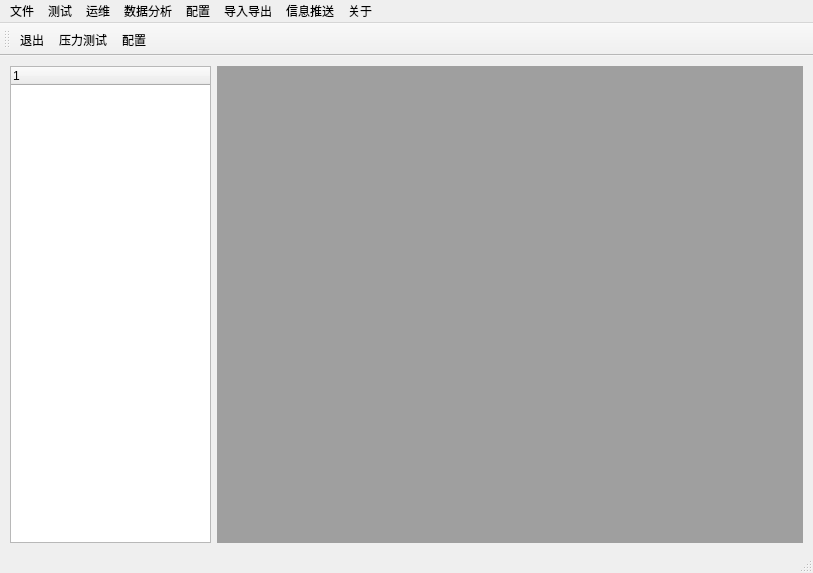
<?xml version="1.0" encoding="UTF-8"?>
<ui version="4.0">
 <class>main</class>
 <widget class="QMainWindow" name="main">
  <property name="geometry">
   <rect>
    <x>0</x>
    <y>0</y>
    <width>813</width>
    <height>573</height>
   </rect>
  </property>
  <property name="windowTitle">
   <string>黑羽数据管理</string>
  </property>
  <widget class="QWidget" name="centralwidget">
   <widget class="QTreeWidget" name="treeWidget">
    <property name="geometry">
     <rect>
      <x>10</x>
      <y>10</y>
      <width>201</width>
      <height>477</height>
     </rect>
    </property>
    <column>
     <property name="text">
      <string>1</string>
     </property>
    </column>
   </widget>
   <widget class="QMdiArea" name="mdiArea">
    <property name="enabled">
     <bool>true</bool>
    </property>
    <property name="geometry">
     <rect>
      <x>217</x>
      <y>10</y>
      <width>586</width>
      <height>477</height>
     </rect>
    </property>
    <widget class="QWidget" name="subwindow">
     <property name="windowTitle">
      <string>子窗口</string>
     </property>
     <layout class="QVBoxLayout" name="verticalLayout_2">
      <item>
       <layout class="QVBoxLayout" name="verticalLayout">
        <item>
         <layout class="QHBoxLayout" name="horizontalLayout">
          <item>
           <widget class="QPushButton" name="buttonTestLink">
            <property name="text">
             <string>测试连接</string>
            </property>
           </widget>
          </item>
          <item>
           <widget class="QPushButton" name="buttonTestDB">
            <property name="text">
             <string>测试数据库</string>
            </property>
           </widget>
          </item>
         </layout>
        </item>
        <item>
         <widget class="QTableWidget" name="tableConfig">
          <row>
           <property name="text">
            <string>1</string>
           </property>
          </row>
          <row>
           <property name="text">
            <string>2</string>
           </property>
          </row>
          <row>
           <property name="text">
            <string>3</string>
           </property>
          </row>
          <row>
           <property name="text">
            <string>4</string>
           </property>
          </row>
          <row>
           <property name="text">
            <string>5</string>
           </property>
          </row>
          <row>
           <property name="text">
            <string>6</string>
           </property>
          </row>
          <column>
           <property name="text">
            <string>参数名</string>
           </property>
          </column>
          <column>
           <property name="text">
            <string>参数值</string>
           </property>
          </column>
          <item row="0" column="0">
           <property name="text">
            <string>web服务地址</string>
           </property>
          </item>
          <item row="1" column="0">
           <property name="text">
            <string>web服务端口</string>
           </property>
          </item>
          <item row="2" column="0">
           <property name="text">
            <string>数据库服务地址</string>
           </property>
          </item>
          <item row="3" column="0">
           <property name="text">
            <string>数据库服务端口</string>
           </property>
          </item>
          <item row="4" column="0">
           <property name="text">
            <string>数据库连接账号</string>
           </property>
          </item>
          <item row="5" column="0">
           <property name="text">
            <string>数据库连接密码</string>
           </property>
          </item>
         </widget>
        </item>
        <item>
         <widget class="QPlainTextEdit" name="plainTextEdit"/>
        </item>
       </layout>
      </item>
     </layout>
    </widget>
   </widget>
  </widget>
  <widget class="QMenuBar" name="menubar">
   <property name="geometry">
    <rect>
     <x>0</x>
     <y>0</y>
     <width>813</width>
     <height>22</height>
    </rect>
   </property>
   <widget class="QMenu" name="menu">
    <property name="title">
     <string>文件</string>
    </property>
   </widget>
   <widget class="QMenu" name="menu_2">
    <property name="title">
     <string>测试</string>
    </property>
    <addaction name="actionStressTest"/>
   </widget>
   <widget class="QMenu" name="menu_3">
    <property name="title">
     <string>关于</string>
    </property>
    <addaction name="actionVersion"/>
    <addaction name="actionExit"/>
   </widget>
   <widget class="QMenu" name="menu_4">
    <property name="title">
     <string>运维</string>
    </property>
   </widget>
   <widget class="QMenu" name="menu_5">
    <property name="title">
     <string>数据分析</string>
    </property>
   </widget>
   <widget class="QMenu" name="menu_6">
    <property name="title">
     <string>配置</string>
    </property>
    <addaction name="actionCfg"/>
   </widget>
   <widget class="QMenu" name="menu_7">
    <property name="title">
     <string>导入导出</string>
    </property>
   </widget>
   <widget class="QMenu" name="menu_8">
    <property name="title">
     <string>信息推送</string>
    </property>
   </widget>
   <addaction name="menu"/>
   <addaction name="menu_2"/>
   <addaction name="menu_4"/>
   <addaction name="menu_5"/>
   <addaction name="menu_6"/>
   <addaction name="menu_7"/>
   <addaction name="menu_8"/>
   <addaction name="menu_3"/>
  </widget>
  <widget class="QStatusBar" name="statusbar"/>
  <widget class="QToolBar" name="toolBar">
   <property name="windowTitle">
    <string>toolBar</string>
   </property>
   <attribute name="toolBarArea">
    <enum>TopToolBarArea</enum>
   </attribute>
   <attribute name="toolBarBreak">
    <bool>false</bool>
   </attribute>
   <addaction name="actionExit"/>
   <addaction name="actionStressTest"/>
   <addaction name="actionCfg"/>
  </widget>
  <action name="actionExit">
   <property name="icon">
    <iconset>
     <normaloff>image/icons8-exit-32.png</normaloff>image/icons8-exit-32.png</iconset>
   </property>
   <property name="text">
    <string>退出</string>
   </property>
  </action>
  <action name="actionVersion">
   <property name="text">
    <string>版本号</string>
   </property>
   <property name="toolTip">
    <string>版本号</string>
   </property>
  </action>
  <action name="actionStressTest">
   <property name="icon">
    <iconset>
     <normaloff>image/icons8-test-tube-32.png</normaloff>image/icons8-test-tube-32.png</iconset>
   </property>
   <property name="text">
    <string>压力测试</string>
   </property>
   <property name="toolTip">
    <string>压力测试</string>
   </property>
  </action>
  <action name="actionCfg">
   <property name="icon">
    <iconset>
     <normaloff>image/icons8-data-setting-30.png</normaloff>image/icons8-data-setting-30.png</iconset>
   </property>
   <property name="text">
    <string>配置</string>
   </property>
   <property name="toolTip">
    <string>配置</string>
   </property>
  </action>
 </widget>
 <resources/>
 <connections/>
</ui>
